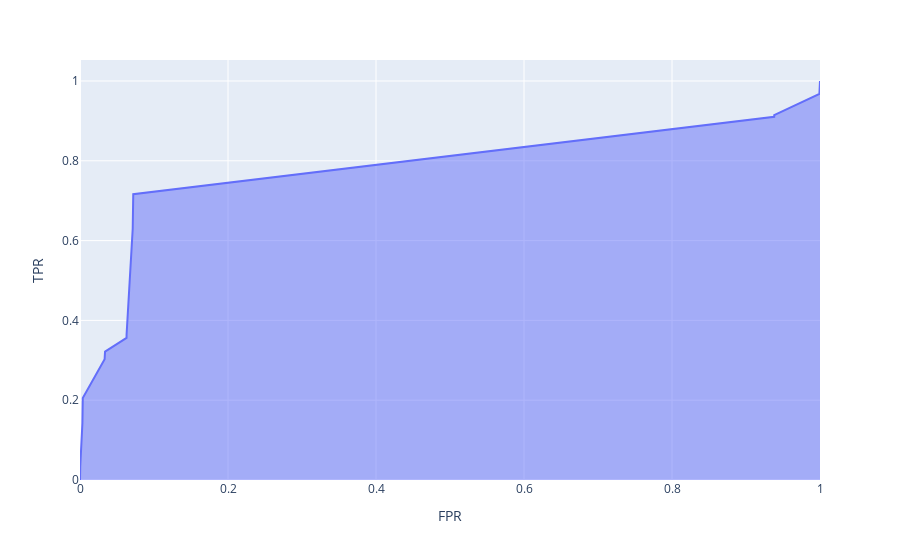

Notebook source saved alongside this figure:
### Code cell
# roc curve for the classifier model

px.area(roc_df,x='FPR', y='TPR', hover_data=['THRES_V'])
